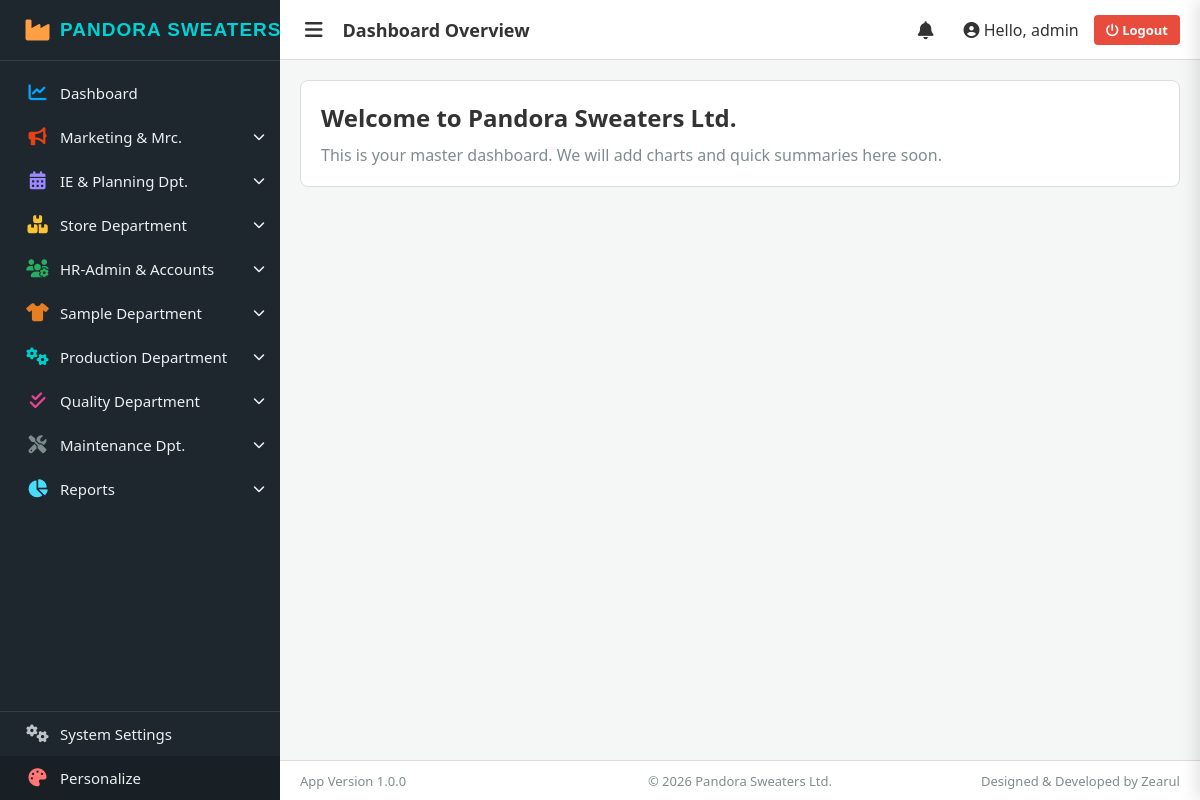
The page /dashboard/ (signed in) on the database its author committed.
### core/models.py (models this page shows, shortened)
class AppSetting(models.Model):
    key = models.CharField(max_length=100, unique=True)
    value = models.TextField(blank=True, null=True)
    description = models.CharField(max_length=255, blank=True, null=True)

### authentication/views.py (the view)
# urls.py: path('dashboard/', dashboard_view, name='dashboard'),
@login_required(login_url='login')
def dashboard_view(request):
    return render(request, 'dashboard.html')

### core/context_processors.py (called while the page is built)
def global_settings(request):
    settings = AppSetting.objects.all()
    context = {s.key: s.value for s in settings}
    defaults = {
        'factory_name': 'Smart Factory System',
        'app_version': 'Version 1.0.0',
        'copyright_text': '© 2026 Your Company',
        'developer_credit': 'Designed & Developed by Zearul'
    }
    for k, v in defaults.items():
        if k not in context:
            context[k] = v
    return context

### templates/dashboard.html (shortened to what this page needs)
{% extends 'base.html' %}
{% block page_title %}Dashboard Overview{% endblock %}
{% block content %}
<div style="background: var(--card-bg); padding: 20px; border-radius: 8px; border: 1px solid var(--border-color);">
    <h2>Welcome to {{ factory_name }}</h2>
    <p style="margin-top: 10px; color: #7f8c8d;">This is your master dashboard. We will add charts and quick summaries here soon.</p>
</div>
{% endblock %}

### templates/base.html (shortened to what this page needs)
<!DOCTYPE html>
<html lang="en">
<head>
    <link rel="stylesheet" href="https://cdn.jsdelivr.net/npm/@fortawesome/fontawesome-free@6.4.2/css/all.min.css">
</head>
<body id="app-body">
    <div class="sidebar" id="app-sidebar">
        <div class="brand">
            <i class="fa-solid fa-industry" style="color: #ff9f43; min-width: 45px; text-align: center; font-size: 24px;"></i>
            <span class="brand-text">{{ factory_name|default:"Smart Factory" }}</span>
        </div>
        <a href="{% url 'dashboard' %}" class="nav-item">
            <div class="nav-item-left"><i class="fa-solid fa-chart-line icon" style="color: #00a8ff;"></i> <span>Dashboard</span></div>
        </a>
        <div class="nav-item" onclick="toggleSubmenu(this)">
            <div class="nav-item-left"><i class="fa-solid fa-bullhorn icon" style="color: #e84118;"></i> <span>Marketing & Mrc.</span></div>
            <i class="fa-solid fa-chevron-down arrow"></i>
        </div>
        <div class="nav-item" onclick="toggleSubmenu(this)">
            <div class="nav-item-left"><i class="fa-solid fa-calendar-days icon" style="color: #9c88ff;"></i> <span>IE & Planning Dpt.</span></div>
            <i class="fa-solid fa-chevron-down arrow"></i>
        </div>
        <div class="nav-item" onclick="toggleSubmenu(this)">
            <div class="nav-item-left"><i class="fa-solid fa-boxes-stacked icon" style="color: #fbc531;"></i> <span>Store Department</span></div>
            <i class="fa-solid fa-chevron-down arrow"></i>
        </div>
        <div class="nav-item" onclick="toggleSubmenu(this)">
            <div class="nav-item-left"><i class="fa-solid fa-users-cog icon" style="color: #27ae60;"></i> <span>HR-Admin & Accounts</span></div>
            <i class="fa-solid fa-chevron-down arrow"></i>
        </div>
        <div class="nav-item" onclick="toggleSubmenu(this)">
            <div class="nav-item-left"><i class="fa-solid fa-shirt icon" style="color: #e67e22;"></i> <span>Sample Department</span></div>
            <i class="fa-solid fa-chevron-down arrow"></i>
        </div>
        <div class="nav-item" onclick="toggleSubmenu(this)">
            <div class="nav-item-left"><i class="fa-solid fa-cogs icon" style="color: #00cec9;"></i> <span>Production Department</span></div>
            <i class="fa-solid fa-chevron-down arrow"></i>
        </div>
        <div class="nav-item" onclick="toggleSubmenu(this)">
            <div class="nav-item-left"><i class="fa-solid fa-check-double icon" style="color: #e84393;"></i> <span>Quality Department</span></div>
            <i class="fa-solid fa-chevron-down arrow"></i>
        </div>
        <div class="nav-item" onclick="toggleSubmenu(this)">
            <div class="nav-item-left"><i class="fa-solid fa-screwdriver-wrench icon" style="color: #7f8c8d;"></i> <span>Maintenance Dpt.</span></div>
            <i class="fa-solid fa-chevron-down arrow"></i>
        </div>
        <div class="nav-item" onclick="toggleSubmenu(this)">
            <div class="nav-item-left"><i class="fa-solid fa-chart-pie icon" style="color: #48dbfb;"></i> <span>Reports</span></div>
            <i class="fa-solid fa-chevron-down arrow"></i>
        </div>
        <div class="spacer"></div>
        {% if request.user.is_superuser %}
        <a href="{% url 'system_settings' %}" class="nav-item" style="border-top: 1px solid rgba(255,255,255,0.1);">
            <div class="nav-item-left"><i class="fa-solid fa-gears icon" style="color: #bdc3c7;"></i> <span>System Settings</span></div>
        </a>
        {% endif %}
        <div class="nav-item" onclick="toggleThemePanel()" style="background: rgba(0,0,0,0.2);">
            <div class="nav-item-left"><i class="fa-solid fa-palette icon" style="color: #ff7675;"></i> <span>Personalize</span></div>
        </div>
    </div>
    <div class="main-wrapper">
        <div class="topbar">
            <div class="topbar-left">
                <button class="toggle-sidebar-btn" onclick="toggleSidebar(event)"><i class="fa-solid fa-bars"></i></button>
                <div class="topbar-title">{% block page_title %}Dashboard{% endblock %}</div>
            </div>
            <div class="user-info">
<div style="position: relative; cursor: pointer; margin-right: 15px; font-size: 18px;" id="notifBtn" onclick="toggleNotifMenu(event)">
    <i class="fa-solid fa-bell"></i>
</div>
                <span><i class="fa-solid fa-circle-user"></i> Hello, {{ request.user.first_name|default:request.user.username }}</span>
                <a href="{% url 'logout' %}" class="logout-btn"><i class="fa-solid fa-power-off"></i> Logout</a>
            </div>
        </div>
        <div class="content-area" id="main-content" onclick="autoHideSidebar()">
            {% block content %}{% endblock %}
        </div>
        <div class="app-footer">
            <div style="flex:1; text-align:left;">App {{ app_version }}</div>
            <div style="flex:1; text-align:center;">{{ copyright_text }}</div>
            <div style="flex:1; text-align:right;">{{ developer_credit }}</div>
        </div>
    </div>
</body>
</body>
</html>

### templates/base.html (style rules this page uses)
:root { --sidebar-bg: #1e272e; --sidebar-text: #ecf0f1; --sidebar-hover: rgba(255, 255, 255, 0.08); --main-bg: #f4f7f6; --main-text: #333; --card-bg: #fff; --border-color: #ddd; --accent: #27ae60; }
* { margin: 0; padding: 0; box-sizing: border-box; font-family: 'Segoe UI', sans-serif; }
body { background-color: var(--main-bg); color: var(--main-text); display: flex; height: 100vh; overflow: hidden; transition: background 0.3s; }
.sidebar { width: 280px; background: var(--sidebar-bg); color: var(--sidebar-text); display: flex; flex-direction: column; transition: width 0.3s ease; overflow-x: hidden; overflow-y: auto; z-index: 100; }
.brand { padding: 18px 15px; font-size: 19px; border-bottom: 1px solid rgba(255,255,255,0.1); margin-bottom: 10px; display: flex; align-items: center; white-space: nowrap; overflow: hidden; }
.brand-text { color: #00d2d3; font-weight: 800; font-family: 'Arial Black', Impact, sans-serif; letter-spacing: 1px; text-transform: uppercase; }
.nav-item { padding: 12px 15px; cursor: pointer; display: flex; justify-content: space-between; align-items: center; transition: 0.2s; font-size: 15px; text-decoration: none; color: var(--sidebar-text); white-space: nowrap; overflow: hidden; }
.nav-item-left { display: flex; align-items: center; }
.nav-item i.icon { width: 45px; text-align: center; font-size: 18px; flex-shrink: 0; }
.nav-item .arrow { font-size: 12px; transition: transform 0.3s; flex-shrink: 0; }
.spacer { flex-grow: 1; }
.main-wrapper { flex: 1; display: flex; flex-direction: column; overflow: hidden; transition: width 0.3s ease; }
.topbar { height: 60px; background: var(--card-bg); border-bottom: 1px solid var(--border-color); display: flex; align-items: center; padding: 0 20px; justify-content: space-between; z-index: 10; }
.topbar-left { display: flex; align-items: center; gap: 15px; }
.toggle-sidebar-btn { background: transparent; border: none; color: var(--main-text); font-size: 20px; cursor: pointer; padding: 5px; transition: 0.2s; }
.topbar-title { font-size: 18px; font-weight: 600; }
.user-info { display: flex; align-items: center; gap: 15px; }
.logout-btn { background: #e74c3c; color: white; padding: 6px 12px; border-radius: 4px; text-decoration: none; font-size: 13px; font-weight: bold; }
.content-area { flex: 1; padding: 20px; overflow-y: auto; }
.app-footer { height: 40px; background: var(--card-bg); border-top: 1px solid var(--border-color); display: flex; justify-content: space-between; align-items: center; padding: 0 20px; font-size: 13px; color: #7f8c8d; font-weight: 500; }

### rows shown on the page
AppSetting: value "PANDORA SWEATERS…", value "Pandora Sweaters Ltd."
AppSetting: value "Version 1.0.0"
AppSetting: value "© 2026 Pandora Sweaters Ltd."
AppSetting: value "Designed & Developed by Zearul"

### other values the page prints
{{ request.user.first_name|default:request.user.username }} "admin"
